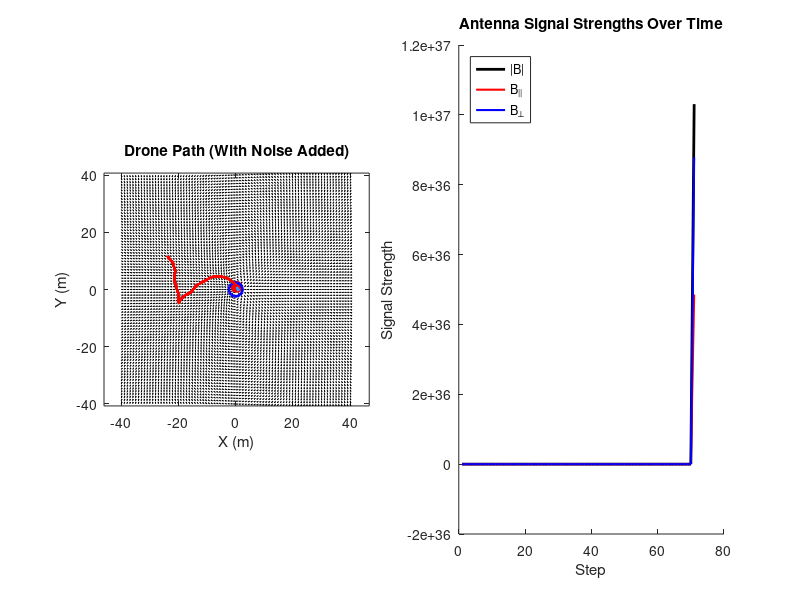

This chart was generated by the following MATLAB code:
% === Constants ===
mu0 = 4 * pi * 1e-7;
m = 1e-2;
range = 40;
res = 1;

[x, y] = meshgrid(-range:res:range, -range:res:range);
r = sqrt(x.^2 + y.^2); r(r == 0) = eps;
theta = atan2(y, x);

Br = mu0 * m ./ (4 * pi * r.^3) .* (2 * cos(theta));
Bt = mu0 * m ./ (4 * pi * r.^3) .* (sin(theta));

Bx_field = Br .* cos(theta) - Bt .* sin(theta);
By_field = Br .* sin(theta) + Bt .* cos(theta);

% === Random Drone Start ===
while true
    drone_pos = (rand(1,2) * 2 - 1) * (range - 5);
    if norm(drone_pos) > 10
        break;
    end
end

% === Initial Setup ===
heading = rand(1,2); heading = heading / norm(heading);
path = drone_pos;
last_B_mag = 0;
sniff_interval = 4;
steps_since_sniff = 0;
last_full_sniff_step = -Inf;

% === Logs ===
B_mag_log = [];
B_parallel_log = [];
B_perp_log = [];
step_log = [];
pos_log = drone_pos;

% === Plot Setup ===
figure('Position',[50 50 1400 500]);

subplot(1,2,1);
quiver(x, y, Bx_field ./ sqrt(Bx_field.^2 + By_field.^2), ...
    By_field ./ sqrt(Bx_field.^2 + By_field.^2), 0.5, 'k'); hold on;
drone_plot = plot(drone_pos(1), drone_pos(2), 'ro', 'MarkerSize', 8, 'MarkerFaceColor', 'r');
plot(0, 0, 'bo', 'MarkerSize', 10, 'LineWidth', 2);
axis equal;
title('Drone Path (With Noise Added)');
xlabel('X (m)'); ylabel('Y (m)');

heading_plot = quiver(drone_pos(1), drone_pos(2), heading(1), heading(2), ...
    1.5, 'Color', [0.2 0.6 1], 'LineWidth', 2);

subplot(1,2,2); hold on;
h_mag = plot(NaN, NaN, '-k', 'LineWidth', 2);
h_par = plot(NaN, NaN, '-r', 'LineWidth', 1.5);
h_perp = plot(NaN, NaN, '-b', 'LineWidth', 1.5);
legend('|B|', 'B_{||}', 'B_{\perp}', 'Location', 'northwest');
title('Antenna Signal Strengths Over Time');
xlabel('Step'); ylabel('Signal Strength');

% === Motion Parameters ===
step_size = 0.6;
fov_half_angle = pi/8;
stop_threshold_B_mag = 0.3;
drop_threshold = 0.05;
signal_window = 3;
min_full_sniff_gap = 3;

% === Main Loop ===
for step = 1:1000
    % === Noisy field reading ===
    Bx = interp2(x, y, Bx_field, drone_pos(1), drone_pos(2), 'linear', 0);
    By = interp2(x, y, By_field, drone_pos(1), drone_pos(2), 'linear', 0);
    B_vec = [Bx, By];
    B_mag_noisy = norm(B_vec) * (1 + 0.05 * randn());

    % === Smooth comparison ===
    if isempty(B_mag_log)
        smoothed_B = B_mag_noisy;
    else
        recent_B = [B_mag_log(end-min(signal_window-1,length(B_mag_log))+1:end), B_mag_noisy];
        smoothed_B = mean(recent_B);
    end

    % === Sniffing logic ===
    drop_detected = (smoothed_B < last_B_mag * (1 - drop_threshold));
    do_full_sniff = (step == 1 || (drop_detected && (step - last_full_sniff_step >= min_full_sniff_gap)));
    do_sniff = do_full_sniff || (steps_since_sniff >= sniff_interval);

    if do_sniff
        candidate_positions = [];
        candidate_headings = [];
        candidate_scores = [];

        if do_full_sniff
            scan_angles = linspace(0, 2*pi, 8);
            last_full_sniff_step = step;
        else
            scan_angles = linspace(-fov_half_angle, fov_half_angle, 3);
            current_angle = atan2(heading(2), heading(1));
            scan_angles = mod(current_angle + scan_angles, 2*pi);
        end

        current_pos = drone_pos;

        for angle = scan_angles
            test_heading = [cos(angle), sin(angle)];
            test_pos = current_pos + step_size * test_heading;

            drone_pos = test_pos;
            heading = test_heading;

            Bx = interp2(x, y, Bx_field, drone_pos(1), drone_pos(2), 'linear', 0);
            By = interp2(x, y, By_field, drone_pos(1), drone_pos(2), 'linear', 0);
            B_vec_test = [Bx, By];
            B_mag_test = norm(B_vec_test) * (1 + 0.05 * randn());

            forward_bias = 0.02 * dot(test_heading, heading);
            score = B_mag_test + forward_bias;

            candidate_positions(end+1, :) = test_pos;
            candidate_headings(end+1, :) = test_heading;
            candidate_scores(end+1) = score;

            subplot(1,2,1);
            set(drone_plot, 'XData', drone_pos(1), 'YData', drone_pos(2));
            set(heading_plot, 'XData', drone_pos(1), 'YData', drone_pos(2), ...
                'UData', heading(1), 'VData', heading(2));
            plot([current_pos(1), drone_pos(1)], [current_pos(2), drone_pos(2)], 'Color', [0.6 0.6 0.6]);

            drawnow;
            pause(0.05);
            drone_pos = current_pos;
        end

        [~, best_idx] = max(candidate_scores);
        drone_pos = candidate_positions(best_idx, :);
        heading = candidate_headings(best_idx, :) / norm(candidate_headings(best_idx, :));
        steps_since_sniff = 0;
    else
        drone_pos = drone_pos + step_size * heading;
        steps_since_sniff = steps_since_sniff + 1;
    end

    % === Final field reading & logs ===
    Bx = interp2(x, y, Bx_field, drone_pos(1), drone_pos(2), 'linear', 0);
    By = interp2(x, y, By_field, drone_pos(1), drone_pos(2), 'linear', 0);
    B_vec = [Bx, By];
    B_mag_noisy = norm(B_vec) * (1 + 0.05 * randn());

    heading_perp = [-heading(2), heading(1)];
    B_parallel = dot(B_vec, heading);
    B_perp = dot(B_vec, heading_perp);

    B_mag_log(end+1) = B_mag_noisy;
    B_parallel_log(end+1) = B_parallel;
    B_perp_log(end+1) = B_perp;
    step_log(end+1) = step;
    pos_log(end+1, :) = drone_pos;
    path = [path; drone_pos];

    % === Update Plots ===
    set(drone_plot, 'XData', drone_pos(1), 'YData', drone_pos(2));
    set(heading_plot, 'XData', drone_pos(1), 'YData', drone_pos(2), ...
        'UData', heading(1), 'VData', heading(2));

    subplot(1,2,1);
    plot(path(:,1), path(:,2), 'r-', 'LineWidth', 1.5);

    subplot(1,2,2);
    set(h_mag, 'XData', step_log, 'YData', B_mag_log);
    set(h_par, 'XData', step_log, 'YData', B_parallel_log);
    set(h_perp, 'XData', step_log, 'YData', B_perp_log);

    drawnow;
    pause(0.05);

    if B_mag_noisy > stop_threshold_B_mag
        disp("Beacon located!");
        break;
    end

    last_B_mag = smoothed_B;
end
